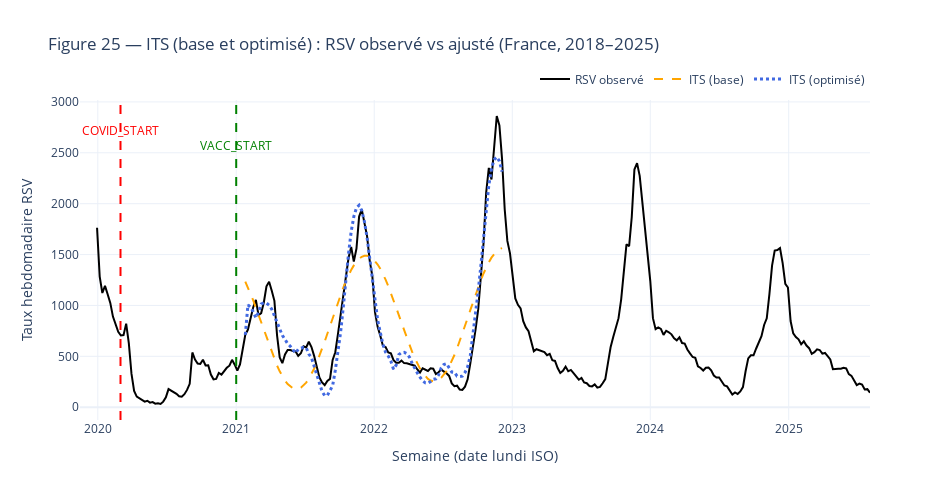

The notebook cell saved with this chart:
### Code cell
# ==========================================
# 📈 FIGURE 26 — ITS (base et optimisé) : RSV observé vs ajusté
# ==========================================
import datetime
import plotly.graph_objects as go

# Vérification des objets requis
assert "df_its" in globals(), "df_its introuvable : nécessaire pour ITS base."
assert "its" in globals(), "its introuvable : modèle ITS base manquant."
assert "df_plot" in globals(), "df_plot introuvable : nécessaire pour ITS optimisé."
assert "its_best" in globals(), "its_best introuvable : modèle ITS optimisé manquant."

fig = go.Figure()

# 1️⃣ Série observée
fig.add_trace(go.Scatter(
    x=rsv["date_monday"], y=rsv["RSV"],
    mode="lines",
    line=dict(color="black", width=2),
    name="RSV observé"
))

# 2️⃣ ITS (base)
fig.add_trace(go.Scatter(
    x=df_its["date_monday"], y=its.fittedvalues,
    mode="lines",
    line=dict(color="orange", dash="dash", width=2),
    name="ITS (base)"
))

# 3️⃣ ITS (optimisé)
fig.add_trace(go.Scatter(
    x=df_plot["date_monday"], y=df_plot["fitted"],
    mode="lines",
    line=dict(color="royalblue", dash="dot", width=3),
    name="ITS (optimisé)"
))

# 4️⃣ Jalons COVID / Vaccination
covid_line = datetime.datetime.strptime(str(COVID_START.date()), "%Y-%m-%d")
vacc_line  = datetime.datetime.strptime(str(VACC_START.date()), "%Y-%m-%d")

fig.add_vline(x=covid_line, line_dash="dash", line_color="red")
fig.add_vline(x=vacc_line, line_dash="dash", line_color="green")

# Annotations
fig.add_annotation(x=covid_line, y=max(rsv["RSV"])*0.95, text="COVID_START", showarrow=False, font=dict(color="red"))
fig.add_annotation(x=vacc_line, y=max(rsv["RSV"])*0.90, text="VACC_START", showarrow=False, font=dict(color="green"))

fig.update_layout(
    title="Figure 25 — ITS (base et optimisé) : RSV observé vs ajusté (France, 2018–2025)",
    xaxis_title="Semaine (date lundi ISO)",
    yaxis_title="Taux hebdomadaire RSV",
    template="plotly_white",
    width=950,
    height=500,
    legend=dict(orientation="h", yanchor="bottom", y=1.02, xanchor="right", x=1)
)

fig.show()

# 🧾 Légende académique :
legend_figure26 = """
**Figure 25.** — Comparaison entre les ajustements obtenus avec le modèle ITS de base (trait orange pointillé) et le modèle ITS optimisé (trait bleu pointillé), par rapport à la série RSV observée (trait noir).  
Les lignes verticales marquent les ruptures temporelles correspondant au début de la pandémie de COVID-19 (mars 2020) et au lancement de la vaccination (janvier 2021).  
Le modèle optimisé reproduit plus fidèlement les fluctuations saisonnières et la reprise post-pandémique que la version de base, qui sous-estime la variabilité intra-annuelle.
"""
print(legend_figure26)

### Figure 1 — Plotly figure (JSON) as saved in the notebook; plotly's stock layout.template omitted (floating-point values rounded to 4 significant figures; data arrays with more than 128 entries replaced by an {"elided": "..."} marker saying what was removed)
{"data": [{"line": {"color": "black", "width": 2}, "mode": "lines", "name": "RSV observé", "type": "scatter", "x": {"elided": "293 str values"}, "y": {"elided": "293 float values"}}, {"line": {"color": "orange", "dash": "dash", "width": 2}, "mode": "lines", "name": "ITS (base)", "type": "scatter", "x": ["2021-01-25T00:00:00", "2021-02-01T00:00:00", "2021-02-08T00:00:00", "2021-02-15T00:00:00", "2021-02-22T00:00:00", "2021-03-01T00:00:00", "2021-03-08T00:00:00", "2021-03-15T00:00:00", "2021-03-22T00:00:00", "2021-03-29T00:00:00", "2021-04-05T00:00:00", "2021-04-12T00:00:00", "2021-04-19T00:00:00", "2021-04-26T00:00:00", "2021-05-03T00:00:00", "2021-05-10T00:00:00", "2021-05-17T00:00:00", "2021-05-24T00:00:00", "2021-05-31T00:00:00", "2021-06-07T00:00:00", "2021-06-14T00:00:00", "2021-06-21T00:00:00", "2021-06-28T00:00:00", "2021-07-05T00:00:00", "2021-07-12T00:00:00", "2021-07-19T00:00:00", "2021-07-26T00:00:00", "2021-08-02T00:00:00", "2021-08-09T00:00:00", "2021-08-16T00:00:00", "2021-08-23T00:00:00", "2021-08-30T00:00:00", "2021-09-06T00:00:00", "2021-09-13T00:00:00", "2021-09-20T00:00:00", "2021-09-27T00:00:00", "2021-10-04T00:00:00", "2021-10-11T00:00:00", "2021-10-18T00:00:00", "2021-10-25T00:00:00", "2021-11-01T00:00:00", "2021-11-08T00:00:00", "2021-11-15T00:00:00", "2021-11-22T00:00:00", "2021-11-29T00:00:00", "2021-12-06T00:00:00", "2021-12-13T00:00:00", "2021-12-20T00:00:00", "2021-12-27T00:00:00", "2022-01-03T00:00:00", "2022-01-10T00:00:00", "2022-01-17T00:00:00", "2022-01-24T00:00:00", "2022-01-31T00:00:00", "2022-02-07T00:00:00", "2022-02-14T00:00:00", "2022-02-21T00:00:00", "2022-02-28T00:00:00", "2022-03-07T00:00:00", "2022-03-14T00:00:00", "2022-03-21T00:00:00", "2022-03-28T00:00:00", "2022-04-04T00:00:00", "2022-04-11T00:00:00", "2022-04-18T00:00:00", "2022-04-25T00:00:00", "2022-05-02T00:00:00", "2022-05-09T00:00:00", "2022-05-16T00:00:00", "2022-05-23T00:00:00", "2022-05-30T00:00:00", "2022-06-06T00:00:00", "2022-06-13T00:00:00", "2022-06-20T00:00:00", "2022-06-27T00:00:00", "2022-07-04T00:00:00", "2022-07-11T00:00:00", "2022-07-18T00:00:00", "2022-07-25T00:00:00", "2022-08-01T00:00:00", "2022-08-08T00:00:00", "2022-08-15T00:00:00", "2022-08-22T00:00:00", "2022-08-29T00:00:00", "2022-09-05T00:00:00", "2022-09-12T00:00:00", "2022-09-19T00:00:00", "2022-09-26T00:00:00", "2022-10-03T00:00:00", "2022-10-10T00:00:00", "2022-10-17T00:00:00", "2022-10-24T00:00:00", "2022-10-31T00:00:00", "2022-11-07T00:00:00", "2022-11-14T00:00:00", "2022-11-21T00:00:00", "2022-11-28T00:00:00", "2022-12-05T00:00:00"], "y": [1234.0, 1178.0, 1116.0, 1049.0, 978.3, 905.0, 830.1, 754.7, 679.9, 606.9, 536.7, 470.3, 408.8, 353.1, 304.0, 262.2, 228.4, 203.1, 186.6, 179.3, 181.3, 192.5, 212.8, 242.0, 279.6, 325.2, 378.0, 437.3, 502.3, 572.0, 645.5, 721.7, 799.5, 877.8, 955.5, 1031.0, 1105.0, 1174.0, 1238.0, 1297.0, 1349.0, 1394.0, 1430.0, 1459.0, 1478.0, 1488.0, 1489.0, 1481.0, 1463.0, 1437.0, 1402.0, 1360.0, 1310.0, 1253.0, 1191.0, 1125.0, 1054.0, 980.7, 905.8, 830.4, 755.6, 682.6, 612.4, 546.0, 484.5, 428.8, 379.7, 337.9, 304.1, 278.8, 262.3, 255.0, 257.0, 268.2, 288.5, 317.7, 355.3, 400.9, 453.7, 513.0, 578.0, 647.7, 721.2, 797.4, 875.2, 953.5, 1031.0, 1107.0, 1180.0, 1250.0, 1314.0, 1373.0, 1425.0, 1469.0, 1506.0, 1534.0, 1554.0, 1564.0]}, {"line": {"color": "royalblue", "dash": "dot", "width": 3}, "mode": "lines", "name": "ITS (optimisé)", "type": "scatter", "x": ["2021-01-25T00:00:00", "2021-02-01T00:00:00", "2021-02-08T00:00:00", "2021-02-15T00:00:00", "2021-02-22T00:00:00", "2021-03-01T00:00:00", "2021-03-08T00:00:00", "2021-03-15T00:00:00", "2021-03-22T00:00:00", "2021-03-29T00:00:00", "2021-04-05T00:00:00", "2021-04-12T00:00:00", "2021-04-19T00:00:00", "2021-04-26T00:00:00", "2021-05-03T00:00:00", "2021-05-10T00:00:00", "2021-05-17T00:00:00", "2021-05-24T00:00:00", "2021-05-31T00:00:00", "2021-06-07T00:00:00", "2021-06-14T00:00:00", "2021-06-21T00:00:00", "2021-06-28T00:00:00", "2021-07-05T00:00:00", "2021-07-12T00:00:00", "2021-07-19T00:00:00", "2021-07-26T00:00:00", "2021-08-02T00:00:00", "2021-08-09T00:00:00", "2021-08-16T00:00:00", "2021-08-23T00:00:00", "2021-08-30T00:00:00", "2021-09-06T00:00:00", "2021-09-13T00:00:00", "2021-09-20T00:00:00", "2021-09-27T00:00:00", "2021-10-04T00:00:00", "2021-10-11T00:00:00", "2021-10-18T00:00:00", "2021-10-25T00:00:00", "2021-11-01T00:00:00", "2021-11-08T00:00:00", "2021-11-15T00:00:00", "2021-11-22T00:00:00", "2021-11-29T00:00:00", "2021-12-06T00:00:00", "2021-12-13T00:00:00", "2021-12-20T00:00:00", "2021-12-27T00:00:00", "2022-01-03T00:00:00", "2022-01-10T00:00:00", "2022-01-17T00:00:00", "2022-01-24T00:00:00", "2022-01-31T00:00:00", "2022-02-07T00:00:00", "2022-02-14T00:00:00", "2022-02-21T00:00:00", "2022-02-28T00:00:00", "2022-03-07T00:00:00", "2022-03-14T00:00:00", "2022-03-21T00:00:00", "2022-03-28T00:00:00", "2022-04-04T00:00:00", "2022-04-11T00:00:00", "2022-04-18T00:00:00", "2022-04-25T00:00:00", "2022-05-02T00:00:00", "2022-05-09T00:00:00", "2022-05-16T00:00:00", "2022-05-23T00:00:00", "2022-05-30T00:00:00", "2022-06-06T00:00:00", "2022-06-13T00:00:00", "2022-06-20T00:00:00", "2022-06-27T00:00:00", "2022-07-04T00:00:00", "2022-07-11T00:00:00", "2022-07-18T00:00:00", "2022-07-25T00:00:00", "2022-08-01T00:00:00", "2022-08-08T00:00:00", "2022-08-15T00:00:00", "2022-08-22T00:00:00", "2022-08-29T00:00:00", "2022-09-05T00:00:00", "2022-09-12T00:00:00", "2022-09-19T00:00:00", "2022-09-26T00:00:00", "2022-10-03T00:00:00", "2022-10-10T00:00:00", "2022-10-17T00:00:00", "2022-10-24T00:00:00", "2022-10-31T00:00:00", "2022-11-07T00:00:00", "2022-11-14T00:00:00", "2022-11-21T00:00:00", "2022-11-28T00:00:00", "2022-12-05T00:00:00"], "y": [711.9, 1006.0, 982.0, 938.1, 879.4, 931.7, 1013.0, 1027.0, 1023.0, 1002.0, 962.8, 897.9, 830.0, 757.7, 705.7, 666.4, 624.9, 599.1, 560.4, 531.5, 569.4, 576.6, 588.5, 586.1, 522.3, 486.7, 400.0, 327.8, 237.9, 155.6, 114.2, 115.3, 163.7, 212.7, 361.9, 531.1, 735.5, 979.8, 1259.0, 1510.0, 1725.0, 1873.0, 1958.0, 1985.0, 1933.0, 1825.0, 1670.0, 1466.0, 1228.0, 1014.0, 858.0, 735.2, 617.4, 540.9, 504.2, 452.4, 374.0, 413.9, 516.5, 536.6, 539.6, 527.5, 493.0, 432.5, 377.2, 337.5, 295.7, 260.0, 238.8, 236.3, 253.1, 274.5, 279.3, 315.2, 386.2, 419.3, 428.4, 390.6, 346.3, 343.2, 305.4, 302.5, 305.5, 341.3, 396.3, 505.4, 707.9, 916.0, 1142.0, 1394.0, 1671.0, 1956.0, 2182.0, 2342.0, 2433.0, 2458.0, 2418.0, 2314.0]}], "layout": {"annotations": [{"font": {"color": "red"}, "showarrow": false, "text": "COVID_START", "x": "2020-03-01T00:00:00", "y": 2718.0}, {"font": {"color": "green"}, "showarrow": false, "text": "VACC_START", "x": "2021-01-01T00:00:00", "y": 2575.0}], "height": 500, "legend": {"orientation": "h", "x": 1, "xanchor": "right", "y": 1.02, "yanchor": "bottom"}, "shapes": [{"line": {"color": "red", "dash": "dash"}, "type": "line", "x0": "2020-03-01T00:00:00", "x1": "2020-03-01T00:00:00", "xref": "x", "y0": 0, "y1": 1, "yref": "y domain"}, {"line": {"color": "green", "dash": "dash"}, "type": "line", "x0": "2021-01-01T00:00:00", "x1": "2021-01-01T00:00:00", "xref": "x", "y0": 0, "y1": 1, "yref": "y domain"}], "title": {"text": "Figure 25 — ITS (base et optimisé) : RSV observé vs ajusté (France, 2018–2025)"}, "width": 950, "xaxis": {"title": {"text": "Semaine (date lundi ISO)"}}, "yaxis": {"title": {"text": "Taux hebdomadaire RSV"}}}}
